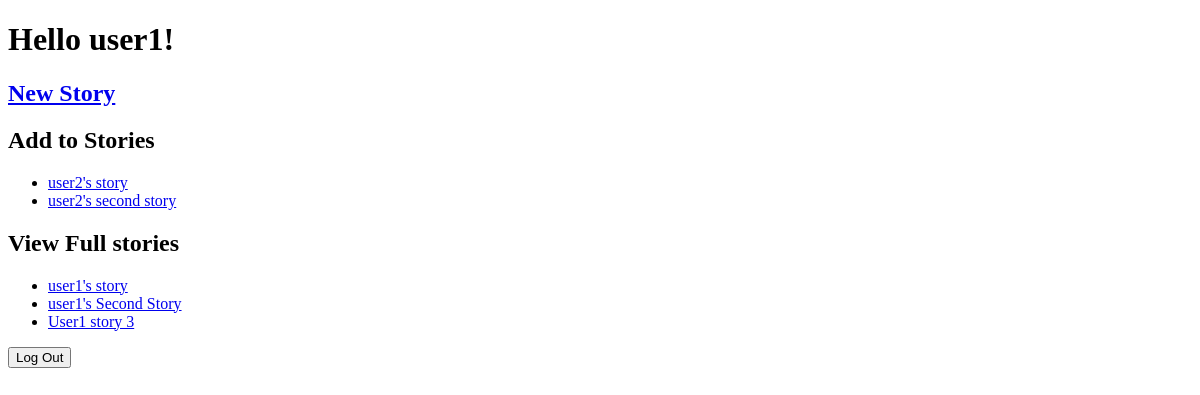
Page / (signed in) on the earlier database version.
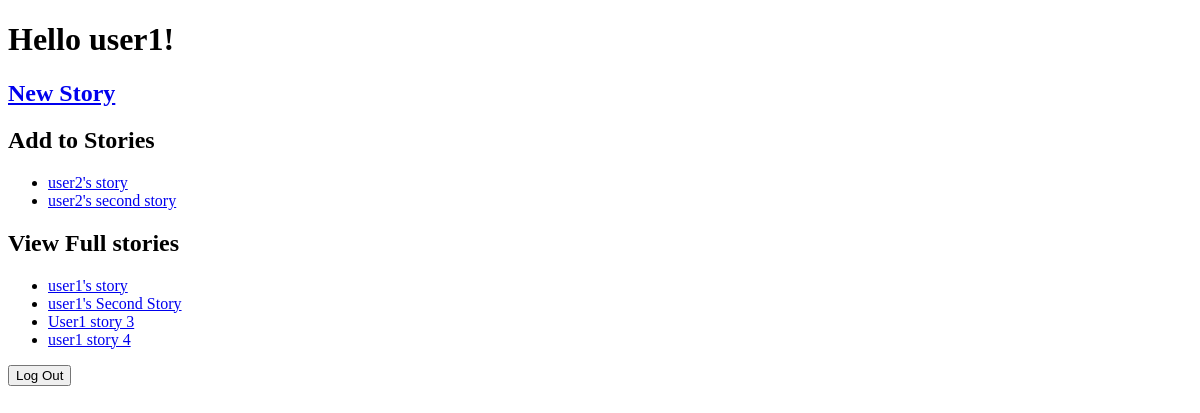
Same page on the later database version.
### tables this page shows
CREATE TABLE Users (ID INTEGER PRIMARY KEY AUTOINCREMENT, Username TEXT, Password TEXT);

CREATE TABLE Stories (ID INTEGER PRIMARY KEY AUTOINCREMENT, Title TEXT, FullStory TEXT, Latest_Update TEXT);

### __init__.py (the view)
@app.route('/', methods=['GET'])
def landing():
    if logged_in():
        username = session['username']
        viewable_stories = db_builder.get_viewable_stories(username)
        editable_stories = db_builder.get_editable_stories(username)
        return render_template('index.html', username=username,viewable=viewable_stories, edtiable=editable_stories)
    else:
        return render_template('intro.html')

### __init__.py (called while the page is built)
def logged_in():
    return session.get('username') is not None

### db_builder.py (called while the page is built)
def get_viewable_stories(username):
    db = sqlite3.connect(DB_FILE) #open if file exists, otherwise create
    c = db.cursor()               #facilitate db ops -- you will use cursor to trigger db events
    contribution_ids = []
    user_id = get_id(username)
    table = c.execute("SELECT * FROM Contributions")
    for row in table:
        story_id = row[1]
        if row[2] == user_id:
            contribution_ids.append((story_id, get_story_title_by_id(story_id)))
    return contribution_ids

def get_editable_stories(username):
    db = sqlite3.connect(DB_FILE) #open if file exists, otherwise create
    c = db.cursor()  #facilitate db ops -- you will use cursor to trigger db events
    editable_stories = []    #stores the IDs of all stories the user has not contributed to
    user_id = get_id(username)
    table = c.execute("SELECT * FROM Contributions")
    for row in table:
        story_id = row[1]
        if row[2] != user_id:
            editable_stories.append((story_id, get_story_title_by_id(story_id)))
    return editable_stories

def get_story_title_by_id(story_id):
    db = sqlite3.connect(DB_FILE)  # open if file exists, otherwise create
    c = db.cursor()
    c.execute("SELECT Title FROM Stories WHERE ID=?", [story_id])
    title = c.fetchone()[0]
    db.commit()
    db.close()
    return title

def get_id(username):
    db = sqlite3.connect(DB_FILE) #open if file exists, otherwise create
    c = db.cursor()               #facilitate db ops -- you will use cursor to trigger db events
    user_ID = None
    c.execute("SELECT ID FROM Users WHERE Username=?", [username])
    row = c.fetchone()
    if row is not None:
        user_ID = row[0]
    return user_ID

### templates/index.html (shortened to what this page needs)
<!DOCTYPE html>
<html lang="en" dir="ltr">
<head>
</head>
<body>
    <h1>Hello {{username}}!</h1>
    <h2><a href="/new">New Story</a></h2>
    <h2>Add to Stories</h2>
    <ul>
        {%for id, title in edtiable%}
            <li><a href="/{{id}}/edit">{{title}}</a></li>
        {%endfor%}
    </ul>
    <h2>View Full stories</h2>
    <ul>
        {%for id, title in viewable%}
            <li><a href="/{{id}}/view">{{title}}</a></li>
        {%endfor%}
    </ul>
    <div>
        <form method = "post" action="/logout">
            <input type="submit" name="logout" value="Log Out">
        </form>
    </div>
</body>
</html>

Differences in the rows shown:
added Stories: Title "user1 story 4", shown under "View Full stories"
